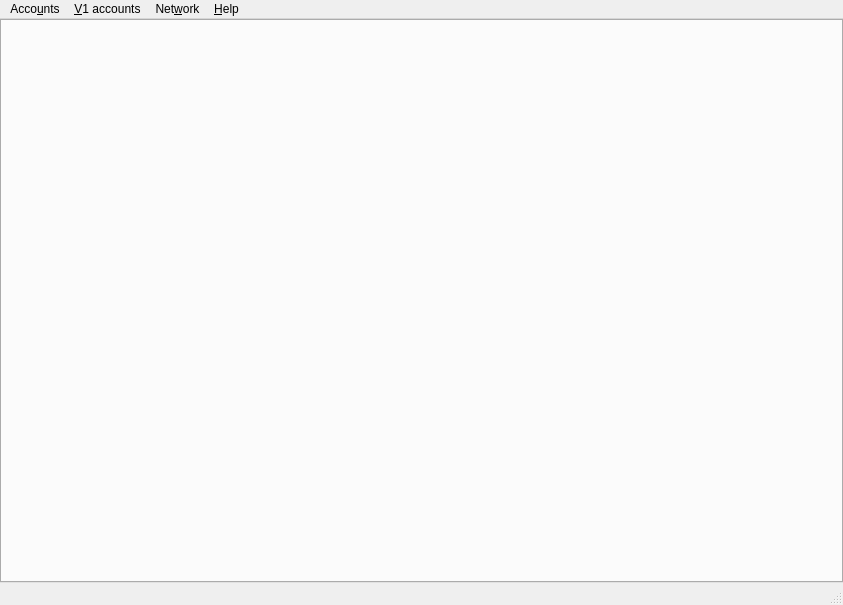
<?xml version="1.0" encoding="UTF-8"?>
<ui version="4.0">
 <class>MainWindow</class>
 <widget class="QMainWindow" name="MainWindow">
  <property name="geometry">
   <rect>
    <x>0</x>
    <y>0</y>
    <width>843</width>
    <height>605</height>
   </rect>
  </property>
  <property name="sizePolicy">
   <sizepolicy hsizetype="Expanding" vsizetype="Expanding">
    <horstretch>0</horstretch>
    <verstretch>0</verstretch>
   </sizepolicy>
  </property>
  <property name="windowTitle">
   <string>MainWindow</string>
  </property>
  <widget class="QWidget" name="centralwidget">
   <property name="sizePolicy">
    <sizepolicy hsizetype="Expanding" vsizetype="Expanding">
     <horstretch>0</horstretch>
     <verstretch>0</verstretch>
    </sizepolicy>
   </property>
   <layout class="QVBoxLayout" name="verticalLayout">
    <property name="spacing">
     <number>0</number>
    </property>
    <property name="leftMargin">
     <number>0</number>
    </property>
    <property name="topMargin">
     <number>0</number>
    </property>
    <property name="rightMargin">
     <number>0</number>
    </property>
    <property name="bottomMargin">
     <number>0</number>
    </property>
    <item>
     <widget class="QTabWidget" name="tabWidget">
      <property name="currentIndex">
       <number>-1</number>
      </property>
      <property name="tabsClosable">
       <bool>true</bool>
      </property>
      <property name="movable">
       <bool>true</bool>
      </property>
     </widget>
    </item>
   </layout>
  </widget>
  <widget class="QMenuBar" name="menubar">
   <property name="geometry">
    <rect>
     <x>0</x>
     <y>0</y>
     <width>843</width>
     <height>25</height>
    </rect>
   </property>
   <widget class="QMenu" name="accountMenu">
    <property name="title">
     <string>Acco&amp;unts</string>
    </property>
    <addaction name="actionTransfer"/>
    <addaction name="actionAccount_tree"/>
    <addaction name="actionAccount_table"/>
    <addaction name="separator"/>
    <addaction name="actionScan_a_QRCode"/>
    <addaction name="actionAdd_an_address"/>
    <addaction name="actionImport_account"/>
    <addaction name="actionCreate_account"/>
    <addaction name="separator"/>
    <addaction name="actionQuit"/>
   </widget>
   <widget class="QMenu" name="helpMenu">
    <property name="title">
     <string>&amp;Help</string>
    </property>
    <addaction name="actionWelcome"/>
    <addaction name="actionCurrency"/>
    <addaction name="actionG1_licence"/>
    <addaction name="actionConfiguration"/>
    <addaction name="separator"/>
    <addaction name="actionAbout"/>
   </widget>
   <widget class="QMenu" name="menuNetwork">
    <property name="title">
     <string>Net&amp;work</string>
    </property>
    <addaction name="actionConnection"/>
    <addaction name="actionNodes"/>
    <addaction name="actionAdd_node"/>
   </widget>
   <widget class="QMenu" name="menuV1_accounts">
    <property name="title">
     <string>&amp;V1 accounts</string>
    </property>
    <addaction name="actionImport_in_V2_wizard"/>
    <addaction name="actionV1Import_account"/>
    <addaction name="actionV1Import_file"/>
   </widget>
   <addaction name="accountMenu"/>
   <addaction name="menuV1_accounts"/>
   <addaction name="menuNetwork"/>
   <addaction name="helpMenu"/>
  </widget>
  <widget class="QStatusBar" name="statusbar"/>
  <action name="actionAccount_tree">
   <property name="text">
    <string>Account tr&amp;ee</string>
   </property>
   <property name="iconText">
    <string>Account tree</string>
   </property>
  </action>
  <action name="actionAdd_an_address">
   <property name="text">
    <string>A&amp;dd an address</string>
   </property>
   <property name="iconText">
    <string>Add an address</string>
   </property>
  </action>
  <action name="actionCreate_account">
   <property name="text">
    <string>&amp;Create an account</string>
   </property>
  </action>
  <action name="actionV1Import_file">
   <property name="text">
    <string>Import &amp;file</string>
   </property>
   <property name="iconText">
    <string>Import file</string>
   </property>
  </action>
  <action name="actionQuit">
   <property name="icon">
    <iconset resource="../../icons/tikka.slots.pyqt.resources.icons.index.qrc">
     <normaloff>:/icons/quit_icon</normaloff>:/icons/quit_icon</iconset>
   </property>
   <property name="text">
    <string>&amp;Quit</string>
   </property>
  </action>
  <action name="actionG1_licence">
   <property name="text">
    <string>Ğ1 &amp;licence</string>
   </property>
  </action>
  <action name="actionConfiguration">
   <property name="text">
    <string>&amp;Configuration</string>
   </property>
  </action>
  <action name="actionAbout">
   <property name="text">
    <string>&amp;About</string>
   </property>
  </action>
  <action name="actionConnection">
   <property name="text">
    <string>&amp;Connection</string>
   </property>
   <property name="iconText">
    <string>Connection</string>
   </property>
  </action>
  <action name="actionImport_account">
   <property name="text">
    <string>&amp;Import account</string>
   </property>
   <property name="iconText">
    <string>Import account</string>
   </property>
  </action>
  <action name="actionV1Import_account">
   <property name="text">
    <string>Import &amp;account</string>
   </property>
   <property name="iconText">
    <string>Import account</string>
   </property>
  </action>
  <action name="actionCurrency">
   <property name="text">
    <string>C&amp;urrency</string>
   </property>
  </action>
  <action name="actionAdd_node">
   <property name="text">
    <string>&amp;Add server</string>
   </property>
   <property name="iconText">
    <string>Add server</string>
   </property>
  </action>
  <action name="actionNodes">
   <property name="text">
    <string>&amp;Servers</string>
   </property>
  </action>
  <action name="actionAccount_table">
   <property name="text">
    <string>Account ta&amp;ble</string>
   </property>
  </action>
  <action name="actionWelcome">
   <property name="text">
    <string>&amp;Welcome</string>
   </property>
  </action>
  <action name="actionTransfer">
   <property name="text">
    <string>&amp;Transfer</string>
   </property>
  </action>
  <action name="actionImport_in_V2_wizard">
   <property name="text">
    <string>&amp;Import V1 in V2 wizard</string>
   </property>
   <property name="iconText">
    <string>Import V1 in V2 wizard</string>
   </property>
  </action>
  <action name="actionScan_a_QRCode">
   <property name="text">
    <string>&amp;Scan a QRCode</string>
   </property>
  </action>
 </widget>
 <resources>
  <include location="../../icons/tikka.slots.pyqt.resources.icons.index.qrc"/>
 </resources>
 <connections/>
</ui>
